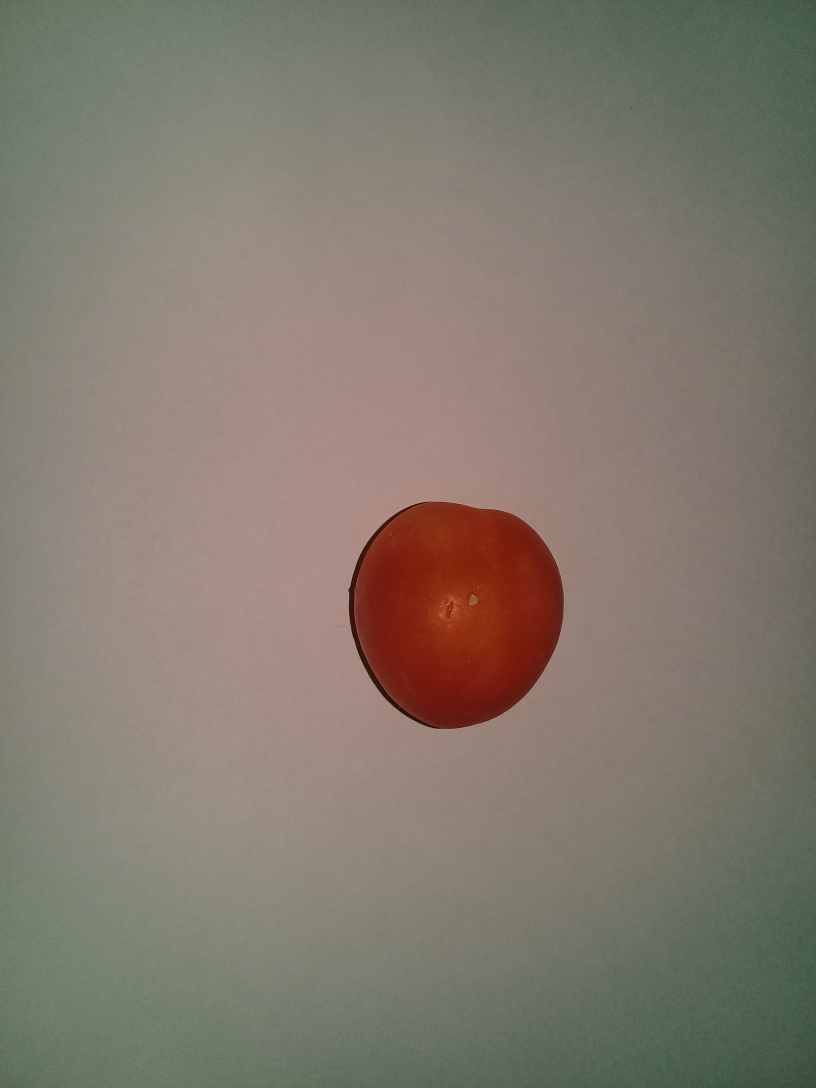
#> input picture Hackathon/res/1.jpg, 2448 x 3264 px (shown at 1/3 size); its folder holds 4 pictures in this run
$ python removebackground.py
#> lines starting #> are read from the running program, lines starting #| are printed output that depends on the picture; pictures that were not available may be replaced by others from this repository, and a replacement may not be noted
import cv2
import matplotlib.pyplot as plt
import numpy as np

for k in range(1, 20+1):
    img = cv2.imread("res/"+str(k)+".jpg")
#> img is the input picture: shape (3264, 2448, 3); mean B, G, R 110.3, 121.9, 130.4
    #img = cv2.addWeighted(img, 0, img, 0, 0)

    redvals = []
    greenvals = []
    bluevals = []

    gh = []

    miny = 0
    maxy = 0
    minx = 0
    maxx = 0

    xthresh = 1.02
    ythresh = 1.0

    for i in range(0, img.shape[0]):
        r = np.average(img[i, :, 2])
        g = np.average(img[i, :, 1])
        b = np.average(img[i, :, 0])
        h=(b+g)/2
        h=r/h

        if h < ythresh:# and miny < 0:
            #miny = i
            h=0
        else:
            h=1
        gh.append(h)
#> this loop made 3264 passes
#> (r, g, b) on passes 1 to 12: (96.5, 109.3, 93.89), (96.28, 109.1, 93.67), (96.29, 109.3, 93.65), (96.51, 109.5, 93.88), (96.53, 109.7, 93.87), (96.71, 109.9, 94.05), (96.71, 110.1, 94.03), (96.64, 110, 93.96), (96.88, 110.3, 94.16), (96.6, 110.1, 93.88), (96.71, 110.1, 93.98), (97.04, 110.5, 94.31)
#> after the loop, gh = 3264 values, max 1 at index 288, min 0 at index 0, mean 0.795

    miny = gh.index(1)
#> miny = 288
    maxy = img.shape[0]-gh[::-1].index(1)
#> maxy = 2886

    #plt.plot(gh,"k")
    #plt.show()

    gh=[]

    for i in range(0, img.shape[1]):
        r = np.average(img[:, i, 2])
        g = np.average(img[:, i, 1])
        b = np.average(img[:, i, 0])
        h=(b+g)/2
        h=r/h

        if h < xthresh:# and miny < 0:
            #miny = i
            h=0
        else:
            h=1
        gh.append(h)
#> this loop made 2448 passes
#> (r, g, b) on passes 1 to 12: (118.7, 123.9, 109), (118.8, 124, 109), (118.7, 124, 108.9), (118.9, 124.1, 109.1), (119.1, 124.3, 109.4), (119.1, 124.1, 109.4), (119.2, 124, 109.4), (119.5, 124.3, 109.9), (119.2, 124.2, 109.3), (119.2, 124.4, 109.4), (119.2, 124.5, 109.5), (119.3, 124.6, 109.6)
#> (r, g) on pass 17: (119.8, 124.9)

    minx = gh.index(1)
    maxx = img.shape[1]-gh[::-1].index(1)

   # [7 lines of commented-out code are left out]

    rect = img[miny:maxy, minx:maxx]
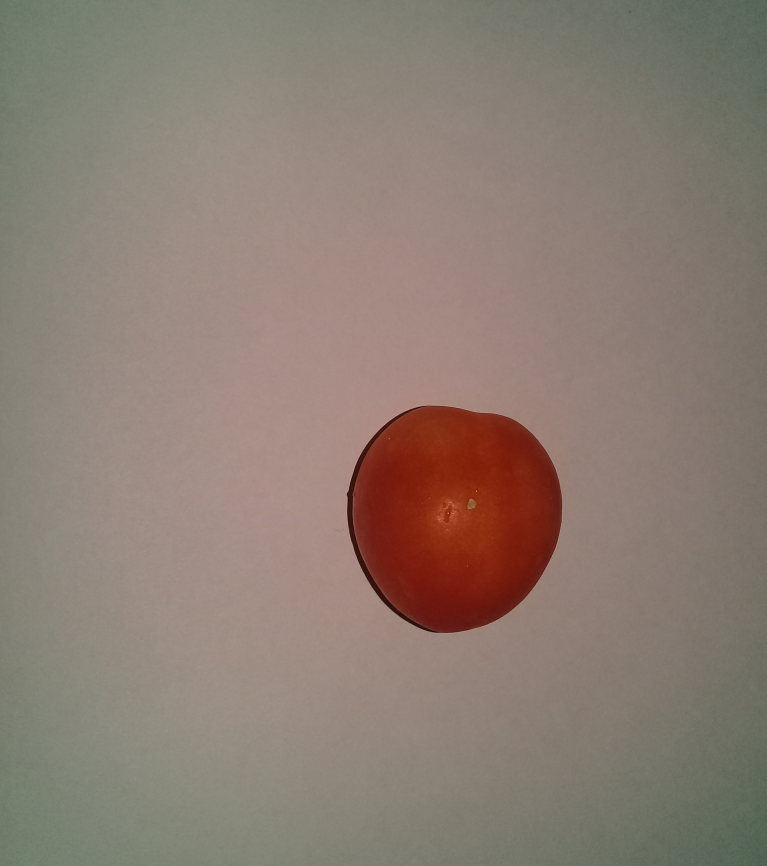
#> rect: shape (2598, 2299, 3) (shown at 1/3 size); mean B, G, R 114.5, 125, 139.6
#> pass 3 of the loop `for k in range(1, 20+1):`:
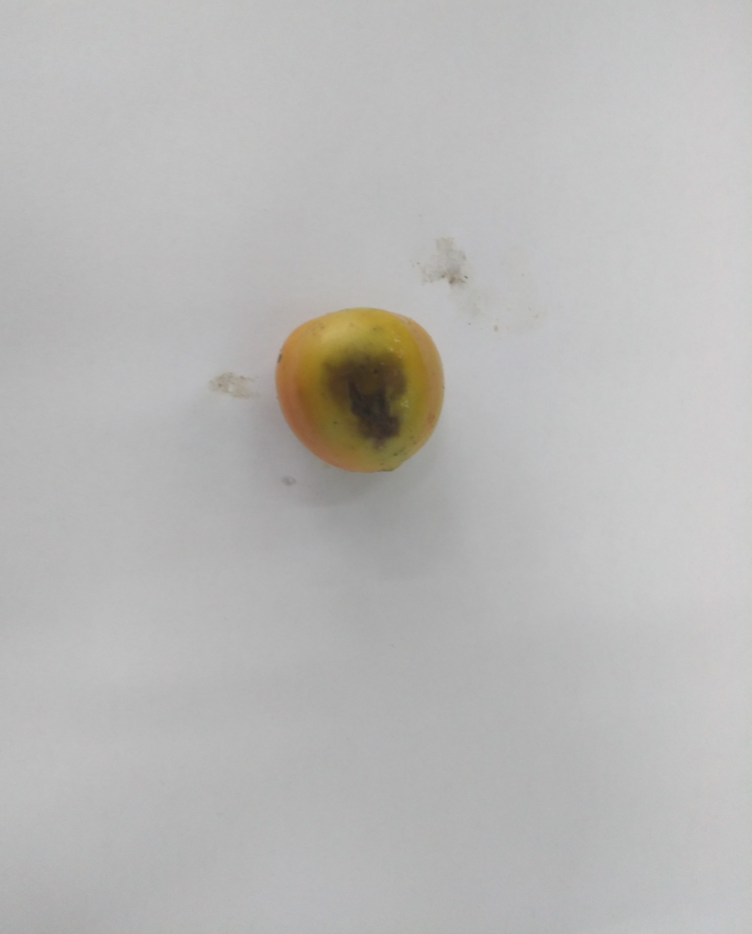
#> input picture Hackathon/res/10.jpg, 3005 x 3736 px, given in place of 3.jpg, which was not available (shown at 1/4 size)
#> img is the input picture: shape (3736, 3005, 3); mean B, G, R 182.4, 184, 184.9
#> `rect = img[miny:maxy, minx:maxx]`:
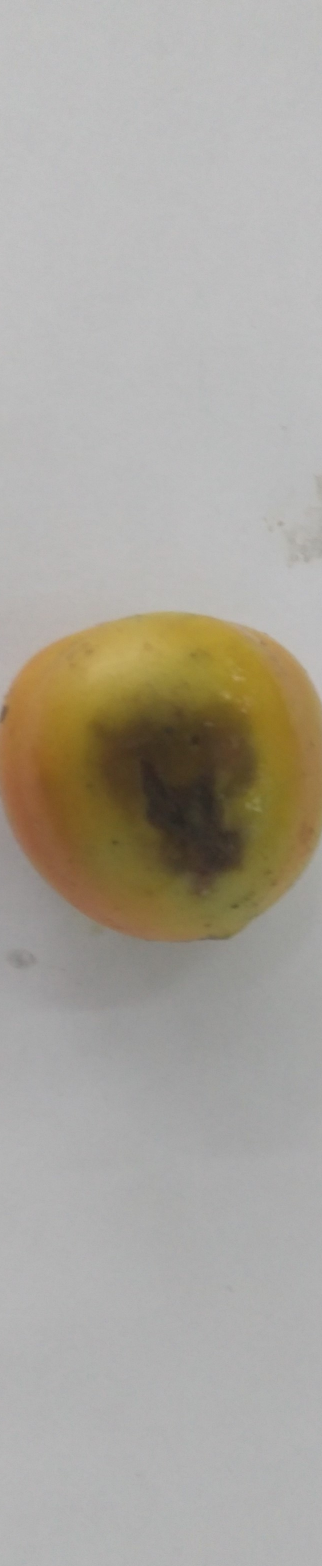
#> rect: shape (3132, 644, 3) (shown at 1/2 size); mean B, G, R 156.3, 165.4, 169.9
#> (the run stopped early here; a loop or call above may not have finished)
